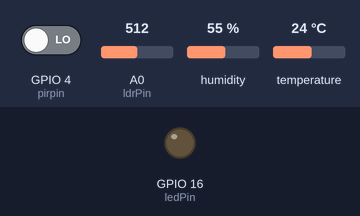
Bench run of a sketch on a simulated ESP8266 (NodeMCU). Parts: output pins drawn as LEDs (lit = HIGH). Inputs (shaded band) come from the test bench; at power-on: A0 (ldrPin) = 512, GPIO 4 (pirpin) LOW, humidity 55 %, temperature 24 °C. WiFi joins after 1.5 s; servers stay silent unless stated; what the sketch prints to the serial monitor is not drawn.

Above: at 2.7 s.
2.8 s: A0 (ldrPin) set to 986
16.8 s: A0 (ldrPin) set to 1015
At 22.4 s:
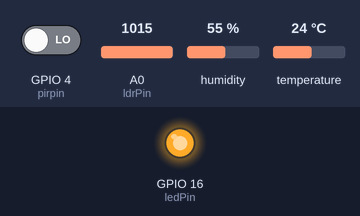
38.1 s: A0 (ldrPin) set to 990
At 44.0 s:
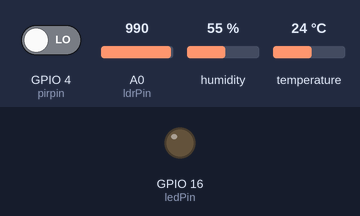
46.7 s: A0 (ldrPin) set to 1009
At 49.9 s:
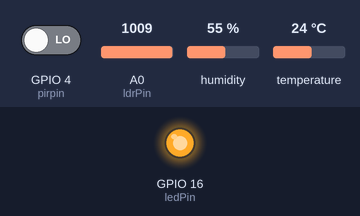
Timing chart, 0 to 51.4 s (numbered marks = the images above; inputs shaded):
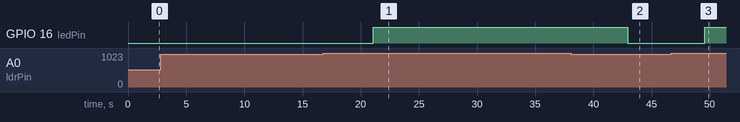

The sketch:

sketch_dec08a.ino
```cpp
#include <ESP8266WiFi.h>
#include <FirebaseArduino.h>
#include <DHT.h>
#define FIREBASE_HOST "iot-home-202.firebaseio.com"
#define FIREBASE_AUTH "gIXgrkUYrDKisKc7nYVHMvpx9osN3FM5VsKH71mW"
#define WIFI_SSID "FEB F33"
#define WIFI_PASSWORD "1919hfhf"
#define DHTPIN 5
#define DHTTYPE DHT11
DHT dht(DHTPIN, DHTTYPE);
#define ldrPin A0
#define ledPin 16
#define pirpin 4

void setup() {
  Serial.begin(9600);
  pinMode(ledPin, OUTPUT);
  pinMode(ldrPin, INPUT);
  pinMode(pirpin, INPUT);
  WiFi.begin(WIFI_SSID, WIFI_PASSWORD);
  Serial.print("Connecting to ");
  Serial.print(WIFI_SSID);
  while (WiFi.status() != WL_CONNECTED) {
    Serial.print(".");
    delay(500);
  }
  Serial.println();
  Serial.print("Connected to ");
  Serial.println(WIFI_SSID);
  Serial.print("IP Address is : ");
  Serial.println(WiFi.localIP());
  Firebase.begin(FIREBASE_HOST, FIREBASE_AUTH);
  dht.begin();
}

void sensorDHT11(){
  float h = dht.readHumidity();
  float t = dht.readTemperature();
  if (isnan(h) || isnan(t)) {
    Serial.println(F("Failed to read from DHT sensor!"));
    return;
  }
  Serial.print("Humidity: ");  Serial.print(h);
  String fireHumid = String(h) + String("%");
  Serial.print("%  Temperature: ");  Serial.print(t);  Serial.println("°C");
  String fireTemp = String(t) + String("°C");
  Firebase.setString("smarthome/dht/humidity", fireHumid);
  Firebase.setString("smarthome/dht/temperature", fireTemp);
  delay(2000);
}

void LDR(){
  int sensorValue = analogRead(ldrPin);
  if(sensorValue > 1000){
    digitalWrite(ledPin, HIGH);
    String ledOn="On";
    Firebase.setString("smarthome/light/light", ledOn);
    Serial.println(sensorValue);
  }else if (sensorValue < 999){
    delay(2000);
    digitalWrite(ledPin, LOW);
    String ledOff="Off";
    Firebase.setString("smarthome/light/light", ledOff);
    Serial.println(sensorValue);
  }
  delay(2000);
}

void PIR(){
  int val = digitalRead(pirpin);  // read input value
  if (val == HIGH){
    String movementYes="There is someone";
    Firebase.setString("smarthome/pir/human", movementYes);
    Serial.println(movementYes);
  }
  else{
    String movementNo="There is no one";
    Firebase.setString("smarthome/pir/human", movementNo);
    Serial.println(movementNo);
  }

  delay(2000);
}


void loop(){
  sensorDHT11();
  LDR();
  PIR();
}
```

Measured:
- the behaviour switches between 1000 and 1001 on A0 (ldrPin) (found by bisection; images 0 and 1)
- after the input at 2.8 s, every drawn part: stays the same
- after the input at 16.8 s, GPIO 16 (ledPin): LOW → HIGH after 4.3 s
- after the input at 38.1 s, GPIO 16 (ledPin): HIGH → LOW after 4.9 s
- after the input at 46.7 s, GPIO 16 (ledPin): LOW → HIGH after 2.9 s
